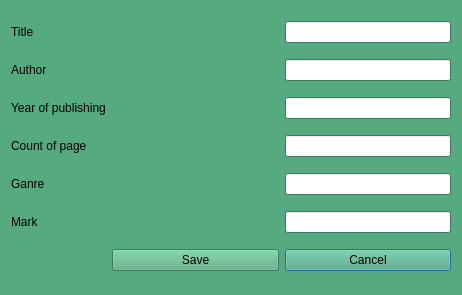
<?xml version="1.0" encoding="UTF-8"?>
<ui version="4.0">
 <class>FormEditor</class>
 <widget class="QDialog" name="FormEditor">
  <property name="geometry">
   <rect>
    <x>0</x>
    <y>0</y>
    <width>462</width>
    <height>295</height>
   </rect>
  </property>
  <property name="palette">
   <palette>
    <active>
     <colorrole role="WindowText">
      <brush brushstyle="SolidPattern">
       <color alpha="255">
        <red>0</red>
        <green>0</green>
        <blue>0</blue>
       </color>
      </brush>
     </colorrole>
     <colorrole role="Button">
      <brush brushstyle="SolidPattern">
       <color alpha="255">
        <red>85</red>
        <green>170</green>
        <blue>127</blue>
       </color>
      </brush>
     </colorrole>
     <colorrole role="Light">
      <brush brushstyle="SolidPattern">
       <color alpha="255">
        <red>127</red>
        <green>255</green>
        <blue>191</blue>
       </color>
      </brush>
     </colorrole>
     <colorrole role="Midlight">
      <brush brushstyle="SolidPattern">
       <color alpha="255">
        <red>106</red>
        <green>212</green>
        <blue>159</blue>
       </color>
      </brush>
     </colorrole>
     <colorrole role="Dark">
      <brush brushstyle="SolidPattern">
       <color alpha="255">
        <red>42</red>
        <green>85</green>
        <blue>63</blue>
       </color>
      </brush>
     </colorrole>
     <colorrole role="Mid">
      <brush brushstyle="SolidPattern">
       <color alpha="255">
        <red>56</red>
        <green>113</green>
        <blue>84</blue>
       </color>
      </brush>
     </colorrole>
     <colorrole role="Text">
      <brush brushstyle="SolidPattern">
       <color alpha="255">
        <red>0</red>
        <green>0</green>
        <blue>0</blue>
       </color>
      </brush>
     </colorrole>
     <colorrole role="BrightText">
      <brush brushstyle="SolidPattern">
       <color alpha="255">
        <red>255</red>
        <green>255</green>
        <blue>255</blue>
       </color>
      </brush>
     </colorrole>
     <colorrole role="ButtonText">
      <brush brushstyle="SolidPattern">
       <color alpha="255">
        <red>0</red>
        <green>0</green>
        <blue>0</blue>
       </color>
      </brush>
     </colorrole>
     <colorrole role="Base">
      <brush brushstyle="SolidPattern">
       <color alpha="255">
        <red>255</red>
        <green>255</green>
        <blue>255</blue>
       </color>
      </brush>
     </colorrole>
     <colorrole role="Window">
      <brush brushstyle="SolidPattern">
       <color alpha="255">
        <red>85</red>
        <green>170</green>
        <blue>127</blue>
       </color>
      </brush>
     </colorrole>
     <colorrole role="Shadow">
      <brush brushstyle="SolidPattern">
       <color alpha="255">
        <red>0</red>
        <green>0</green>
        <blue>0</blue>
       </color>
      </brush>
     </colorrole>
     <colorrole role="AlternateBase">
      <brush brushstyle="SolidPattern">
       <color alpha="255">
        <red>170</red>
        <green>212</green>
        <blue>191</blue>
       </color>
      </brush>
     </colorrole>
     <colorrole role="ToolTipBase">
      <brush brushstyle="SolidPattern">
       <color alpha="255">
        <red>255</red>
        <green>255</green>
        <blue>220</blue>
       </color>
      </brush>
     </colorrole>
     <colorrole role="ToolTipText">
      <brush brushstyle="SolidPattern">
       <color alpha="255">
        <red>0</red>
        <green>0</green>
        <blue>0</blue>
       </color>
      </brush>
     </colorrole>
    </active>
    <inactive>
     <colorrole role="WindowText">
      <brush brushstyle="SolidPattern">
       <color alpha="255">
        <red>0</red>
        <green>0</green>
        <blue>0</blue>
       </color>
      </brush>
     </colorrole>
     <colorrole role="Button">
      <brush brushstyle="SolidPattern">
       <color alpha="255">
        <red>85</red>
        <green>170</green>
        <blue>127</blue>
       </color>
      </brush>
     </colorrole>
     <colorrole role="Light">
      <brush brushstyle="SolidPattern">
       <color alpha="255">
        <red>127</red>
        <green>255</green>
        <blue>191</blue>
       </color>
      </brush>
     </colorrole>
     <colorrole role="Midlight">
      <brush brushstyle="SolidPattern">
       <color alpha="255">
        <red>106</red>
        <green>212</green>
        <blue>159</blue>
       </color>
      </brush>
     </colorrole>
     <colorrole role="Dark">
      <brush brushstyle="SolidPattern">
       <color alpha="255">
        <red>42</red>
        <green>85</green>
        <blue>63</blue>
       </color>
      </brush>
     </colorrole>
     <colorrole role="Mid">
      <brush brushstyle="SolidPattern">
       <color alpha="255">
        <red>56</red>
        <green>113</green>
        <blue>84</blue>
       </color>
      </brush>
     </colorrole>
     <colorrole role="Text">
      <brush brushstyle="SolidPattern">
       <color alpha="255">
        <red>0</red>
        <green>0</green>
        <blue>0</blue>
       </color>
      </brush>
     </colorrole>
     <colorrole role="BrightText">
      <brush brushstyle="SolidPattern">
       <color alpha="255">
        <red>255</red>
        <green>255</green>
        <blue>255</blue>
       </color>
      </brush>
     </colorrole>
     <colorrole role="ButtonText">
      <brush brushstyle="SolidPattern">
       <color alpha="255">
        <red>0</red>
        <green>0</green>
        <blue>0</blue>
       </color>
      </brush>
     </colorrole>
     <colorrole role="Base">
      <brush brushstyle="SolidPattern">
       <color alpha="255">
        <red>255</red>
        <green>255</green>
        <blue>255</blue>
       </color>
      </brush>
     </colorrole>
     <colorrole role="Window">
      <brush brushstyle="SolidPattern">
       <color alpha="255">
        <red>85</red>
        <green>170</green>
        <blue>127</blue>
       </color>
      </brush>
     </colorrole>
     <colorrole role="Shadow">
      <brush brushstyle="SolidPattern">
       <color alpha="255">
        <red>0</red>
        <green>0</green>
        <blue>0</blue>
       </color>
      </brush>
     </colorrole>
     <colorrole role="AlternateBase">
      <brush brushstyle="SolidPattern">
       <color alpha="255">
        <red>170</red>
        <green>212</green>
        <blue>191</blue>
       </color>
      </brush>
     </colorrole>
     <colorrole role="ToolTipBase">
      <brush brushstyle="SolidPattern">
       <color alpha="255">
        <red>255</red>
        <green>255</green>
        <blue>220</blue>
       </color>
      </brush>
     </colorrole>
     <colorrole role="ToolTipText">
      <brush brushstyle="SolidPattern">
       <color alpha="255">
        <red>0</red>
        <green>0</green>
        <blue>0</blue>
       </color>
      </brush>
     </colorrole>
    </inactive>
    <disabled>
     <colorrole role="WindowText">
      <brush brushstyle="SolidPattern">
       <color alpha="255">
        <red>42</red>
        <green>85</green>
        <blue>63</blue>
       </color>
      </brush>
     </colorrole>
     <colorrole role="Button">
      <brush brushstyle="SolidPattern">
       <color alpha="255">
        <red>85</red>
        <green>170</green>
        <blue>127</blue>
       </color>
      </brush>
     </colorrole>
     <colorrole role="Light">
      <brush brushstyle="SolidPattern">
       <color alpha="255">
        <red>127</red>
        <green>255</green>
        <blue>191</blue>
       </color>
      </brush>
     </colorrole>
     <colorrole role="Midlight">
      <brush brushstyle="SolidPattern">
       <color alpha="255">
        <red>106</red>
        <green>212</green>
        <blue>159</blue>
       </color>
      </brush>
     </colorrole>
     <colorrole role="Dark">
      <brush brushstyle="SolidPattern">
       <color alpha="255">
        <red>42</red>
        <green>85</green>
        <blue>63</blue>
       </color>
      </brush>
     </colorrole>
     <colorrole role="Mid">
      <brush brushstyle="SolidPattern">
       <color alpha="255">
        <red>56</red>
        <green>113</green>
        <blue>84</blue>
       </color>
      </brush>
     </colorrole>
     <colorrole role="Text">
      <brush brushstyle="SolidPattern">
       <color alpha="255">
        <red>42</red>
        <green>85</green>
        <blue>63</blue>
       </color>
      </brush>
     </colorrole>
     <colorrole role="BrightText">
      <brush brushstyle="SolidPattern">
       <color alpha="255">
        <red>255</red>
        <green>255</green>
        <blue>255</blue>
       </color>
      </brush>
     </colorrole>
     <colorrole role="ButtonText">
      <brush brushstyle="SolidPattern">
       <color alpha="255">
        <red>42</red>
        <green>85</green>
        <blue>63</blue>
       </color>
      </brush>
     </colorrole>
     <colorrole role="Base">
      <brush brushstyle="SolidPattern">
       <color alpha="255">
        <red>85</red>
        <green>170</green>
        <blue>127</blue>
       </color>
      </brush>
     </colorrole>
     <colorrole role="Window">
      <brush brushstyle="SolidPattern">
       <color alpha="255">
        <red>85</red>
        <green>170</green>
        <blue>127</blue>
       </color>
      </brush>
     </colorrole>
     <colorrole role="Shadow">
      <brush brushstyle="SolidPattern">
       <color alpha="255">
        <red>0</red>
        <green>0</green>
        <blue>0</blue>
       </color>
      </brush>
     </colorrole>
     <colorrole role="AlternateBase">
      <brush brushstyle="SolidPattern">
       <color alpha="255">
        <red>85</red>
        <green>170</green>
        <blue>127</blue>
       </color>
      </brush>
     </colorrole>
     <colorrole role="ToolTipBase">
      <brush brushstyle="SolidPattern">
       <color alpha="255">
        <red>255</red>
        <green>255</green>
        <blue>220</blue>
       </color>
      </brush>
     </colorrole>
     <colorrole role="ToolTipText">
      <brush brushstyle="SolidPattern">
       <color alpha="255">
        <red>0</red>
        <green>0</green>
        <blue>0</blue>
       </color>
      </brush>
     </colorrole>
    </disabled>
   </palette>
  </property>
  <property name="windowTitle">
   <string>Dialog</string>
  </property>
  <layout class="QGridLayout" name="gridLayout">
   <item row="4" column="1">
    <widget class="QLabel" name="label_5">
     <property name="text">
      <string>Ganre</string>
     </property>
    </widget>
   </item>
   <item row="3" column="3">
    <widget class="QLineEdit" name="lineEdit_Editor4"/>
   </item>
   <item row="0" column="1">
    <widget class="QLabel" name="label">
     <property name="text">
      <string>Title</string>
     </property>
    </widget>
   </item>
   <item row="1" column="1">
    <widget class="QLabel" name="label_2">
     <property name="text">
      <string>Author</string>
     </property>
    </widget>
   </item>
   <item row="3" column="1">
    <widget class="QLabel" name="label_4">
     <property name="text">
      <string>Count of page</string>
     </property>
    </widget>
   </item>
   <item row="0" column="2">
    <spacer name="horizontalSpacer">
     <property name="orientation">
      <enum>Qt::Horizontal</enum>
     </property>
     <property name="sizeHint" stdset="0">
      <size>
       <width>40</width>
       <height>20</height>
      </size>
     </property>
    </spacer>
   </item>
   <item row="1" column="3">
    <widget class="QLineEdit" name="lineEdit_Editor2"/>
   </item>
   <item row="2" column="3">
    <widget class="QLineEdit" name="lineEdit_Editor3"/>
   </item>
   <item row="2" column="1">
    <widget class="QLabel" name="label_3">
     <property name="text">
      <string>Year of publishing</string>
     </property>
    </widget>
   </item>
   <item row="0" column="3">
    <widget class="QLineEdit" name="lineEdit_Editor1"/>
   </item>
   <item row="6" column="3">
    <widget class="QPushButton" name="pushButton">
     <property name="text">
      <string>Cancel</string>
     </property>
    </widget>
   </item>
   <item row="6" column="2">
    <widget class="QPushButton" name="pushButton_2">
     <property name="text">
      <string>Save</string>
     </property>
    </widget>
   </item>
   <item row="5" column="1">
    <widget class="QLabel" name="label_6">
     <property name="text">
      <string>Mark</string>
     </property>
    </widget>
   </item>
   <item row="4" column="3">
    <widget class="QLineEdit" name="lineEdit_Editor5"/>
   </item>
   <item row="5" column="3">
    <widget class="QLineEdit" name="lineEdit_Editor6"/>
   </item>
  </layout>
 </widget>
 <resources/>
 <connections>
  <connection>
   <sender>pushButton_2</sender>
   <signal>clicked()</signal>
   <receiver>FormEditor</receiver>
   <slot>close()</slot>
   <hints>
    <hint type="sourcelabel">
     <x>180</x>
     <y>253</y>
    </hint>
    <hint type="destinationlabel">
     <x>72</x>
     <y>246</y>
    </hint>
   </hints>
  </connection>
  <connection>
   <sender>pushButton</sender>
   <signal>clicked()</signal>
   <receiver>FormEditor</receiver>
   <slot>close()</slot>
   <hints>
    <hint type="sourcelabel">
     <x>303</x>
     <y>249</y>
    </hint>
    <hint type="destinationlabel">
     <x>443</x>
     <y>271</y>
    </hint>
   </hints>
  </connection>
 </connections>
</ui>
